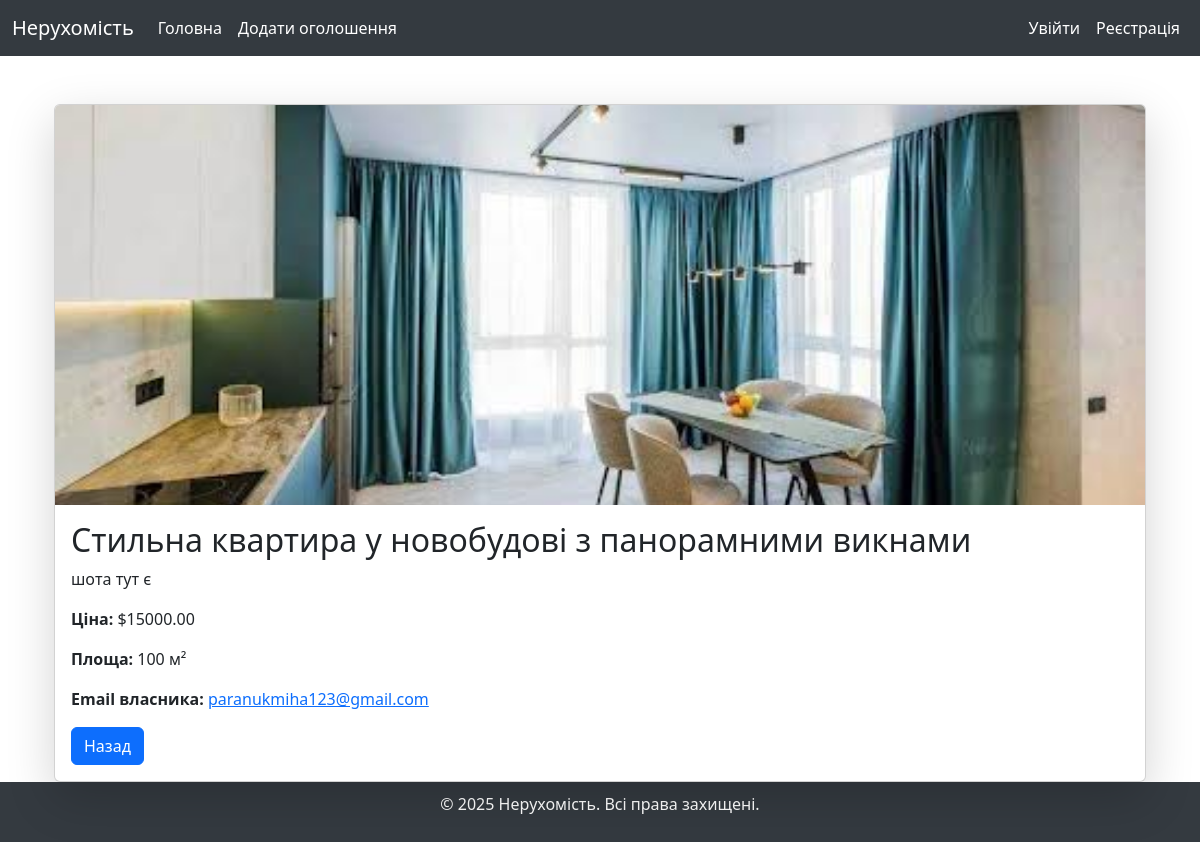
/listing/4/, run on the app's committed database.
### listings/models.py (models this page shows, shortened)
class Listing(models.Model):
    user = models.ForeignKey(User, on_delete=models.CASCADE, default=1)
    title = models.CharField(max_length=200)
    description = models.TextField()
    price = models.DecimalField(max_digits=10, decimal_places=2)
    image = models.ImageField(upload_to='listings/')
    square_meters = models.PositiveIntegerField()

### listings/views.py (the view)
# urls.py: path('listing/<int:listing_id>/', views.listing_detail, name='listing_detail'),
def listing_detail(request, listing_id):
    listing = get_object_or_404(Listing, id=listing_id)
    return render(request, 'listings/listing_detail.html', {'listing': listing})

### listings/templates/listings/listing_detail.html
{% extends 'listings/base.html' %}
{% block content %}
<div class="container mt-4">
    <div class="card shadow-lg">
        <img src="{{ listing.image.url }}" class="card-img-top" alt="{{ listing.title }}" style="max-height: 400px; object-fit: cover;">
        <div class="card-body">
            <h2 class="card-title">{{ listing.title }}</h2>
            <p class="card-text">{{ listing.description }}</p>
            <p><strong>Ціна:</strong> ${{ listing.price }}</p>
            <p><strong>Площа:</strong> {{ listing.square_meters }} м²</p>
            <p><strong>Email власника:</strong> <a href="mailto:{{ listing.user.email }}">{{ listing.user.email }}</a></p>
            <a href="/" class="btn btn-primary">Назад</a>
        </div>
    </div>
</div>
{% endblock %}

### listings/templates/listings/base.html (style rules this page uses)
html, body { height: 100%; display: flex; flex-direction: column; }

### data on the page
Listing: image (picture), title "Стильна квартира у новобудові з панорамними викнами", description "шота тут є", price "15000.00", square_meters "100", user.email "paranukmiha123@gmail.com"
